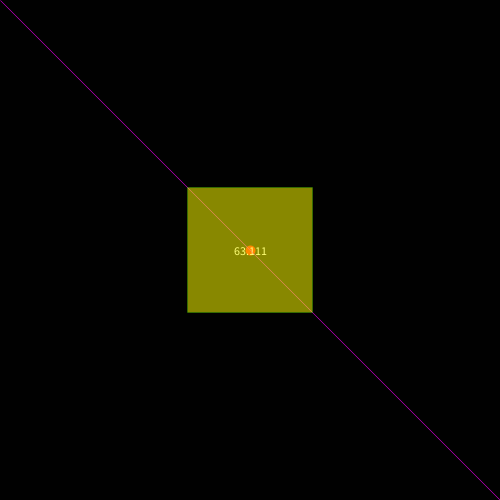
Frame 1 (no input)
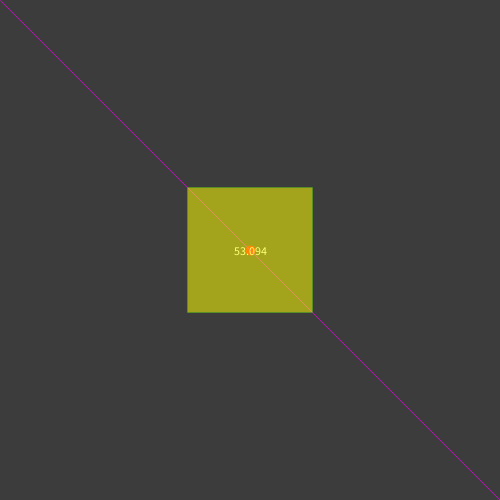
Frame 60 (the mouse pressed at the canvas centre just before this capture)
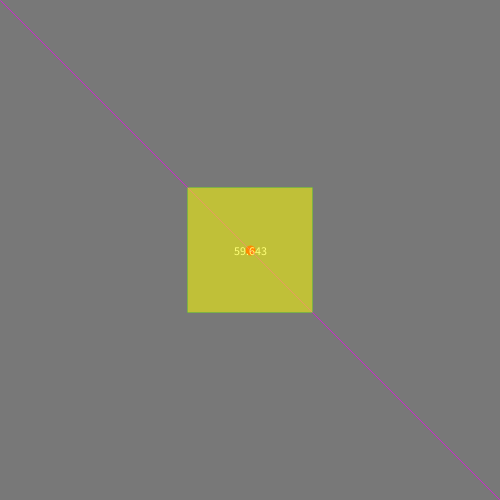
Frame 120 (the mouse held since frame 60 and released just before this capture)

The Processing sketch that drew these frames (run headless with seeded random() and noise(); from frame 60 on, the mouse is pressed at the canvas centre):

// Processing sketch: in_class
// ── in_class.pde


void setup(){
  size( 500, 500 );
  background(0);
}

void draw(){
  
  background(frameCount);
  
  stroke(255,0,0);
  strokeWeight(10);
  point(width/2, height/2);
  
  textAlign(CENTER, CENTER);
  fill(255);
  text(frameRate, width/2, height/2);
  
  stroke(0xFFFF00FF);
  strokeWeight(0.5);
  line(0,0,width,height);
  
  stroke(0,255,0);
  strokeWeight(0.2);
  
  rectMode(CENTER);
  fill(0x88FFFF00);
  rect(width/2,height/2,125,125);
  
}
